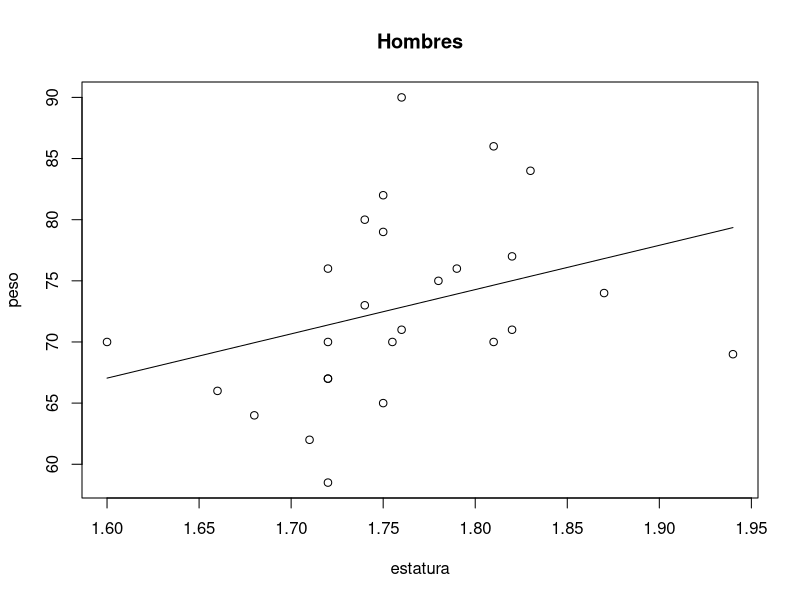
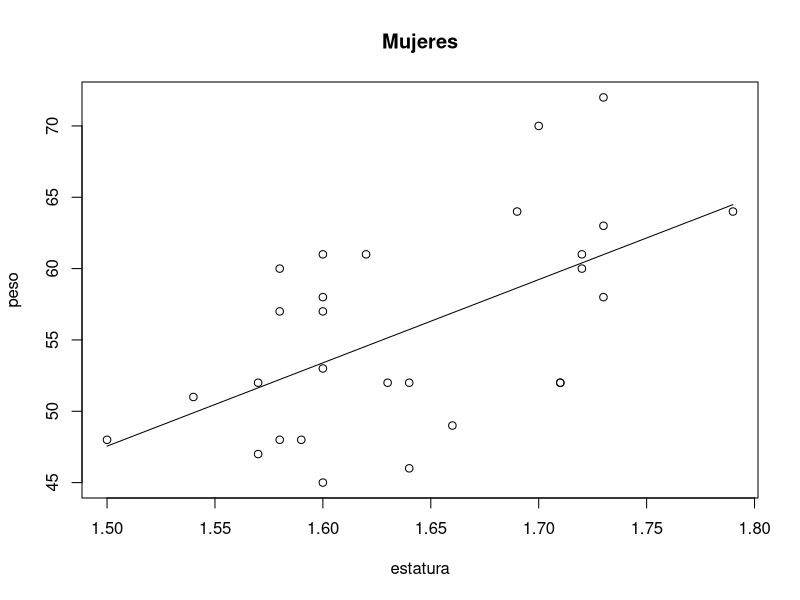
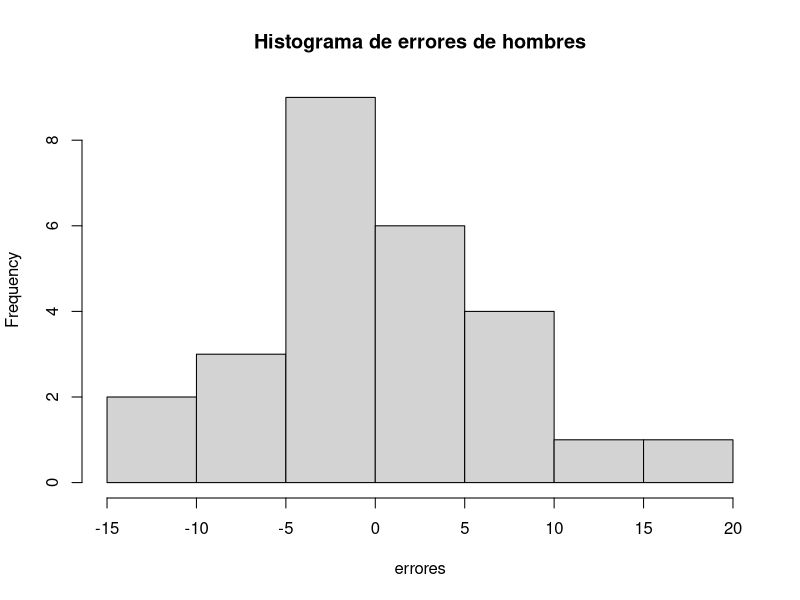
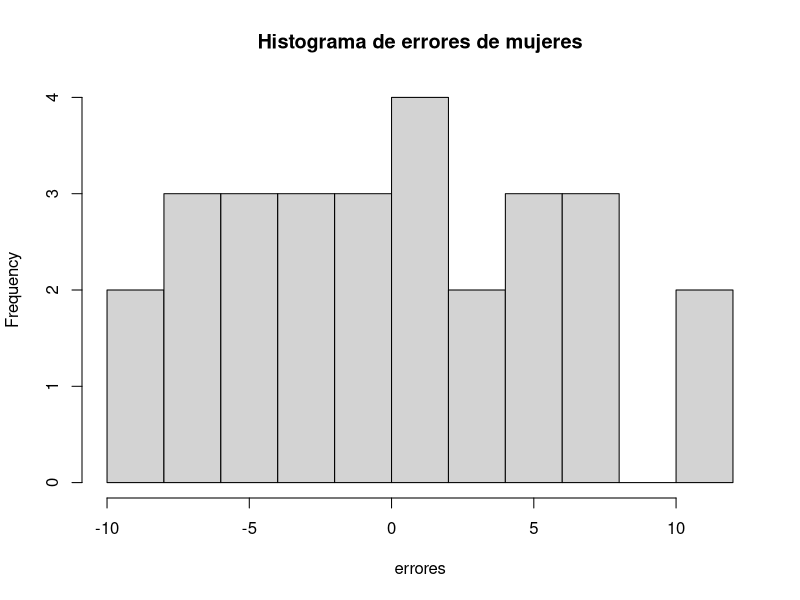

The R source for these figures, in order:

###########################regresion lineal manual, es decir, sin la libreria lm()###########


tabla<-read.csv("datos.csv",header=T)

xbarrah<-mean(tabla$Estatura.H,na.rm=TRUE)
ybarrah<-mean(tabla$Peso.H,na.rm=TRUE)
xbarram<-mean(tabla$Estatura.M)
ybarram<-mean(tabla$Peso.M)
cont1<-cont2<-0

for (i in 1:26) {
  cont1<-(tabla$Estatura.H[i]-xbarrah)*(tabla$Peso.H[i]-ybarrah)+cont1
  cont2<-(tabla$Estatura.H[i]-xbarrah)^2+cont2
}

b1h<-cont1/cont2
b0h<-ybarrah-(xbarrah*b1h)

cont1<-cont2<-0
for(j in 1:28) {
  cont1<-cont1+(tabla$Estatura.M[j]-xbarram)*(tabla$Peso.M[j]-ybarram)
  cont2<-cont2+(tabla$Estatura.M[j]-xbarram)^2
}
b1m<-cont1/cont2
b0m<-ybarram-(xbarram*b1m)

mincuah<-b0h+b1h*tabla$Estatura.H
mincuam<-b0m+b1m*tabla$Estatura.M

plot(tabla$Estatura.H,tabla$Peso.H,main="Hombres",xlab="estatura",ylab="peso")
lines(tabla$Estatura.H,mincuah)
plot(tabla$Estatura.M,tabla$Peso.M,main="Mujeres",xlab="estatura",ylab="peso")
lines(tabla$Estatura.M,mincuam)

errorh<-tabla$Peso.H-mincuah
errorm<-tabla$Peso.M-mincuam

hist(errorh,breaks=10,main="Histograma de errores de hombres",xlab="errores")
hist(errorm,breaks=10,main="Histograma de errores de mujeres",xlab="errores")

cont1<-cont2<-cont3<-0
for(v in 1:26){
  cont1<-cont1+(tabla$Peso.H[v]-ybarrah)^2
  cont2<-cont2+(tabla$Peso.H[v]-mincuah[v])^2
  cont3<-cont3+(mincuah[v]-ybarrah)^2
}
r2h<-(cont3)/(cont2+cont3)
cont1<-cont2<-cont3<-0
for(v in 1:28){
  cont1<-cont1+(tabla$Peso.M[v]-ybarram)^2
  cont2<-cont2+(tabla$Peso.M[v]-mincuam[v])^2
  cont3<-cont3+(mincuam[v]-ybarram)^2
}

r2m<-(cont3)/(cont2+cont3)

print(r2h)
print(r2m)

sumeh<-sum(errorh,na.rm=T)
sumem<-sum(errorm)

print(sumeh)
print(sumem)
cbind(tabla,mincuah,mincuam,errorh,errorm)
